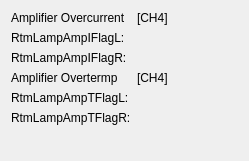
    <widget class="QWidget" name="formLayoutWidget_5">
     <property name="geometry">
      <rect>
       <x>700</x>
       <y>50</y>
       <width>249</width>
       <height>161</height>
      </rect>
     </property>
     <layout class="QFormLayout" name="formLayout_5">
      <item row="0" column="0">
       <widget class="QLabel" name="label_121">
        <property name="text">
         <string>Amplifier Overcurrent</string>
        </property>
       </widget>
      </item>
      <item row="0" column="1">
       <widget class="QLabel" name="label_155">
        <property name="text">
         <string>[CH4]</string>
        </property>
       </widget>
      </item>
      <item row="1" column="0">
       <widget class="QLabel" name="label_122">
        <property name="text">
         <string>RtmLampAmpIFlagL:</string>
        </property>
       </widget>
      </item>
      <item row="1" column="1">
       <widget class="PyDMLabel" name="PyDMLabel_113">
        <property name="toolTip">
         <string/>
        </property>
        <property name="channel" stdset="0">
         <string>XX-99SL01:DI-FOFBCtrl:RtmLampAmpIFlagLCH4-RB</string>
        </property>
       </widget>
      </item>
      <item row="2" column="0">
       <widget class="QLabel" name="label_123">
        <property name="text">
         <string>RtmLampAmpIFlagR:</string>
        </property>
       </widget>
      </item>
      <item row="2" column="1">
       <widget class="PyDMLabel" name="PyDMLabel_114">
        <property name="toolTip">
         <string/>
        </property>
        <property name="channel" stdset="0">
         <string>XX-99SL01:DI-FOFBCtrl:RtmLampAmpIFlagRCH4-RB</string>
        </property>
       </widget>
      </item>
      <item row="3" column="0">
       <widget class="QLabel" name="label_125">
        <property name="text">
         <string>Amplifier Overtermp</string>
        </property>
       </widget>
      </item>
      <item row="3" column="1">
       <widget class="QLabel" name="label_158">
        <property name="text">
         <string>[CH4]</string>
        </property>
       </widget>
      </item>
      <item row="4" column="0">
       <widget class="QLabel" name="label_126">
        <property name="text">
         <string>RtmLampAmpTFlagL:</string>
        </property>
       </widget>
      </item>
      <item row="4" column="1">
       <widget class="PyDMLabel" name="PyDMLabel_115">
        <property name="toolTip">
         <string/>
        </property>
        <property name="channel" stdset="0">
         <string>XX-99SL01:DI-FOFBCtrl:RtmLampAmpTFlagLCH4-RB</string>
        </property>
       </widget>
      </item>
      <item row="5" column="0">
       <widget class="QLabel" name="label_127">
        <property name="text">
         <string>RtmLampAmpTFlagR:</string>
        </property>
       </widget>
      </item>
      <item row="5" column="1">
       <widget class="PyDMLabel" name="PyDMLabel_116">
        <property name="toolTip">
         <string/>
        </property>
        <property name="channel" stdset="0">
         <string>XX-99SL01:DI-FOFBCtrl:RtmLampAmpTFlagRCH4-RB</string>
        </property>
       </widget>
      </item>
     </layout>
    </widget>
